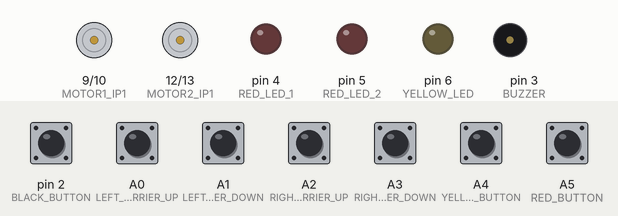
This sketch was run on a simulated Arduino Uno, built with avr-gcc and run on an emulated ATmega328P. Parts: motor-driver pin pairs drawn as motors (green arrow = first pin HIGH = forward, orange = second pin HIGH = backward, longer = more drive, scaled by the enable pin), output pins drawn as LEDs (lit = HIGH), buzzer (waves = sounding). Inputs (shaded band) come from the test bench; at power-on: A1 (LEFT_BARRIER_DOWN), A3 (RIGHT_BARRIER_DOWN) HIGH, A0 (LEFT_BARRIER_UP), A2 (RIGHT_BARRIER_UP), A4 (YELLOW_BUTTON), A5 (RED_BUTTON), pin 2 (BLACK_BUTTON) LOW.

Above: at 1.2 s.
1.3 s: A5 (RED_BUTTON) pulled HIGH for 0.15 s
At 1.7 s:
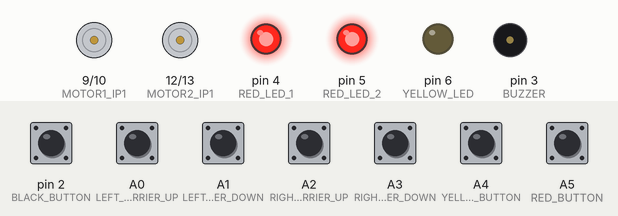
4.4 s: A4 (YELLOW_BUTTON) pulled HIGH for 0.15 s
At 5.3 s:
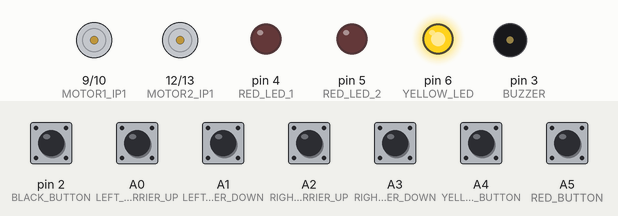
6.0 s: pin 2 (BLACK_BUTTON) pulled HIGH for 0.15 s
At 6.5 s:
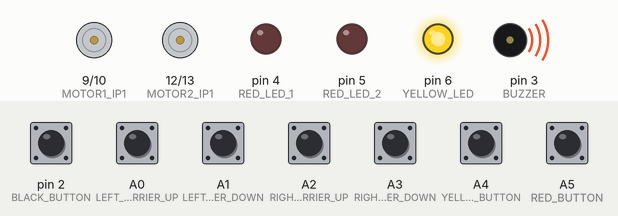
7.6 s: A0 (LEFT_BARRIER_UP) pulled HIGH for 0.15 s
9.2 s: A2 (RIGHT_BARRIER_UP) pulled HIGH for 0.15 s
10.8 s: A4 (YELLOW_BUTTON) pulled HIGH for 1 s
At 11.4 s:
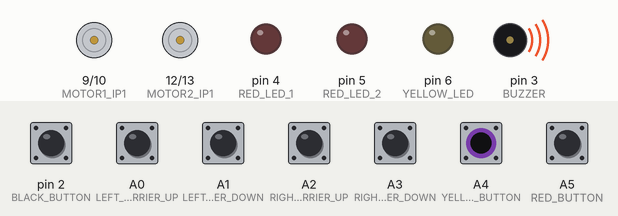
Timing chart, 0 to 33.3 s (numbered marks = the images above; inputs shaded):
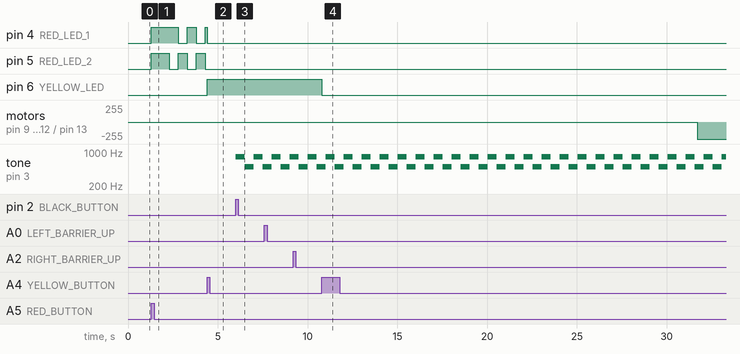

Measured:
- after the input at 1.3 s, pin 4 (RED_LED_1): goes HIGH 1.5 s, LOW 0.50 s, HIGH 0.50 s, LOW 0.50 s, then HIGH, starting at once; pin 5 (RED_LED_2): LOW → HIGH at once, then repeats every 1.0 s: LOW 0.50 s, HIGH 0.50 s
- after the input at 4.4 s, pin 5 (RED_LED_2): stays LOW (without the input it goes to HIGH after 0.41 s); pin 6 (YELLOW_LED): LOW → HIGH at once
- after the input at 6.0 s, tone on pin 3 (BUZZER): alternates 800 Hz for 0.50 s and 500 Hz for 0.50 s, starting at once
- after the input at 10.8 s, pin 6 (YELLOW_LED): HIGH → LOW at once

The sketch:

level-crossing.ino
```cpp
// Buttons
#define LEFT_BARRIER_UP A0
#define LEFT_BARRIER_DOWN A1
#define RIGHT_BARRIER_UP A2
#define RIGHT_BARRIER_DOWN A3
#define YELLOW_BUTTON A4
#define RED_BUTTON A5
#define BLACK_BUTTON 2

// Buzzer
#define BUZZER 3

// LEDs
#define RED_LED_1 4
#define RED_LED_2 5
#define YELLOW_LED 6

// Motor 1
#define MOTOR1_ENABLE 8
#define MOTOR1_IP1 9
#define MOTOR1_IP2 10

// Motor 2
#define MOTOR2_ENABLE 11
#define MOTOR2_IP1 12
#define MOTOR2_IP2 13

// States of the buttons
bool redLightsFlashing = LOW;
bool redLightsLit = LOW;

bool yellowLightFlashing = LOW;
bool yellowLightLit = LOW;

bool blackState = LOW;

// Minimum time between button presses to debounce
#define debounceButtonTime 1000

// On and off times for the red light
#define RED_ON_CONSTANT_TIME 1000
#define RED_ON_TIME 500
unsigned long lastRedStateChange = millis();
bool redIsOnConstant = LOW;
bool redLeftState = HIGH;
bool redRightState = HIGH;

// Buzzer
#define BUZZER_TIME 500
#define BUZZER_FREQ_1 500
#define BUZZER_FREQ_2 800
unsigned long lastBuzzerStateChange = millis();
bool buzzerState1 = HIGH;

// Last time each button was pressed
unsigned long lastRedPress = millis();
unsigned long lastYellowPress = millis();
unsigned long lastBlackPress = millis();

// Barrier on and off cycles
#define BARRIER_ON_CYCLES 4
#define BARRIER_OFF_CYCLES 12
int numCyclesSinceLastMotor1Move = 0;
int numCyclesSinceLastMotor2Move = 0;

void setup() {
  // Inputs
  pinMode(BLACK_BUTTON, INPUT);
  pinMode(BUZZER, INPUT);

  // Outputs
  pinMode(RED_LED_1, OUTPUT);
  pinMode(RED_LED_2, OUTPUT);
  pinMode(YELLOW_LED, OUTPUT);

  pinMode(MOTOR1_ENABLE, OUTPUT);
  pinMode(MOTOR1_IP1, OUTPUT);
  pinMode(MOTOR1_IP2, OUTPUT);

  pinMode(MOTOR2_ENABLE, OUTPUT);
  pinMode(MOTOR2_IP1, OUTPUT);
  pinMode(MOTOR2_IP2, OUTPUT);
}

void raiseBarrier1() {
  digitalWrite(MOTOR1_IP1, HIGH);
  digitalWrite(MOTOR1_IP2, LOW);
}

void lowerBarrier1() {
  digitalWrite(MOTOR1_IP1, LOW);
  digitalWrite(MOTOR1_IP2, HIGH);
}

void holdBarrier1() {
  digitalWrite(MOTOR1_IP1, LOW);
  digitalWrite(MOTOR1_IP2, LOW);
}

void raiseBarrier2() {
  digitalWrite(MOTOR2_IP1, HIGH);
  digitalWrite(MOTOR2_IP2, LOW);
}

void lowerBarrier2() {
  digitalWrite(MOTOR2_IP1, LOW);
  digitalWrite(MOTOR2_IP2, HIGH);
}

void holdBarrier2() {
  digitalWrite(MOTOR2_IP1, LOW);
  digitalWrite(MOTOR2_IP2, LOW);
}

void loop() {

  // Current time in milliseconds
  unsigned long currentTime = millis();

  // ----------------------------------------------------------------------------------------------
  // Yellow lights
  // ----------------------------------------------------------------------------------------------

  if ((digitalRead(YELLOW_BUTTON) == HIGH) && (currentTime > (lastYellowPress + debounceButtonTime))) {
    yellowLightLit = !yellowLightLit;
    lastYellowPress = currentTime;

    if (yellowLightLit == HIGH) {
      redLightsFlashing = LOW;
    }
  }

  // ----------------------------------------------------------------------------------------------
  // Red lights
  // ----------------------------------------------------------------------------------------------

  if ((digitalRead(RED_BUTTON) == HIGH) && (currentTime > (lastRedPress + debounceButtonTime))) {
    redLightsFlashing = !redLightsFlashing;
    lastRedPress = currentTime;

    if (redLightsFlashing == HIGH) {
      yellowLightLit = LOW;
      redIsOnConstant = HIGH;
      redLeftState = HIGH;
      redRightState = HIGH;
      lastRedStateChange = currentTime;
    }
  }

  if ((redIsOnConstant == LOW) && (redLightsFlashing == HIGH) && (currentTime > lastRedStateChange + RED_ON_TIME)) {
    redLeftState  = !redLeftState;
    redRightState = !redRightState;
    lastRedStateChange = currentTime;
  } else if ((redIsOnConstant == HIGH) && (redLightsFlashing == HIGH) && (currentTime > lastRedStateChange + RED_ON_CONSTANT_TIME)) {
    redIsOnConstant = LOW;
    redLeftState = HIGH;
    redRightState = LOW;
    lastRedStateChange = currentTime;
  }

  // ----------------------------------------------------------------------------------------------
  // Buzzer
  // ----------------------------------------------------------------------------------------------

  if ((digitalRead(BLACK_BUTTON) == HIGH) && (currentTime > (lastBlackPress + debounceButtonTime))) {
    blackState = !blackState;
    lastBlackPress = currentTime;

    if (blackState == HIGH) {
      buzzerState1 = HIGH;
    }
  }

  if ((blackState == HIGH) && (currentTime > lastBuzzerStateChange + BUZZER_TIME)) {
    buzzerState1 = !buzzerState1;
    lastBuzzerStateChange = currentTime;
    if (buzzerState1 == HIGH) {
      tone(BUZZER, BUZZER_FREQ_1, BUZZER_TIME);
    } else {
      tone(BUZZER, BUZZER_FREQ_2, BUZZER_TIME);
    }
  }

  // ----------------------------------------------------------------------------------------------
  // Set lights
  // ----------------------------------------------------------------------------------------------

  digitalWrite(YELLOW_LED, yellowLightLit);
  digitalWrite(RED_LED_1, (redLightsFlashing == HIGH) && (redLeftState == HIGH));
  digitalWrite(RED_LED_2, (redLightsFlashing == HIGH) && (redRightState == HIGH));

  // ----------------------------------------------------------------------------------------------
  // Motor 1 for the left barrier
  // ----------------------------------------------------------------------------------------------

  if (((digitalRead(LEFT_BARRIER_UP) == HIGH) && (digitalRead(LEFT_BARRIER_DOWN) == LOW)) ||
    ((digitalRead(LEFT_BARRIER_UP) == LOW) && (digitalRead(LEFT_BARRIER_DOWN) == HIGH))) {

      digitalWrite(MOTOR1_ENABLE, HIGH);

      if (numCyclesSinceLastMotor1Move < BARRIER_ON_CYCLES) {
        if (digitalRead(LEFT_BARRIER_UP) == HIGH) {
          raiseBarrier1();
        } else {
          lowerBarrier1();
        }
      } else {
        holdBarrier1();
      }

      if (numCyclesSinceLastMotor1Move == (BARRIER_ON_CYCLES + BARRIER_OFF_CYCLES)) {
        numCyclesSinceLastMotor1Move = 0;
      } else {
        numCyclesSinceLastMotor1Move = numCyclesSinceLastMotor1Move + 1;
      }
  } else {
    digitalWrite(MOTOR1_ENABLE, LOW);
  }

  // ----------------------------------------------------------------------------------------------
  // Motor 2 for the right barrier
  // ----------------------------------------------------------------------------------------------

  if (((digitalRead(RIGHT_BARRIER_UP) == HIGH) && (digitalRead(RIGHT_BARRIER_DOWN) == LOW)) ||
    ((digitalRead(RIGHT_BARRIER_UP) == LOW) && (digitalRead(RIGHT_BARRIER_DOWN) == HIGH))) {

      digitalWrite(MOTOR2_ENABLE, HIGH);

      if (numCyclesSinceLastMotor2Move < BARRIER_ON_CYCLES) {
        if (digitalRead(RIGHT_BARRIER_UP) == HIGH) {
          raiseBarrier2();
        } else {
          lowerBarrier2();
        }
      } else {
        holdBarrier2();
      }

      if (numCyclesSinceLastMotor2Move == (BARRIER_ON_CYCLES + BARRIER_OFF_CYCLES)) {
        numCyclesSinceLastMotor2Move = 0;
      } else {
        numCyclesSinceLastMotor2Move = numCyclesSinceLastMotor2Move + 1;
      }
  } else {
    digitalWrite(MOTOR2_ENABLE, LOW);
  }

}
```
